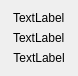
<?xml version="1.0" encoding="UTF-8"?>
<ui version="4.0">
 <class>Dialog</class>
 <widget class="QDialog" name="Dialog">
  <property name="geometry">
   <rect>
    <x>0</x>
    <y>0</y>
    <width>78</width>
    <height>72</height>
   </rect>
  </property>
  <property name="windowTitle">
   <string>About iint-gui</string>
  </property>
  <layout class="QGridLayout" name="gridLayout">
   <item row="0" column="0">
    <widget class="QLabel" name="adaptlabel">
     <property name="text">
      <string>TextLabel</string>
     </property>
    </widget>
   </item>
   <item row="1" column="0">
    <widget class="QLabel" name="iintlabel">
     <property name="text">
      <string>TextLabel</string>
     </property>
    </widget>
   </item>
   <item row="2" column="0">
    <widget class="QLabel" name="infolabel">
     <property name="sizePolicy">
      <sizepolicy hsizetype="Fixed" vsizetype="Fixed">
       <horstretch>0</horstretch>
       <verstretch>0</verstretch>
      </sizepolicy>
     </property>
     <property name="text">
      <string>TextLabel</string>
     </property>
     <property name="alignment">
      <set>Qt::AlignCenter</set>
     </property>
    </widget>
   </item>
  </layout>
 </widget>
 <resources/>
 <connections/>
</ui>
